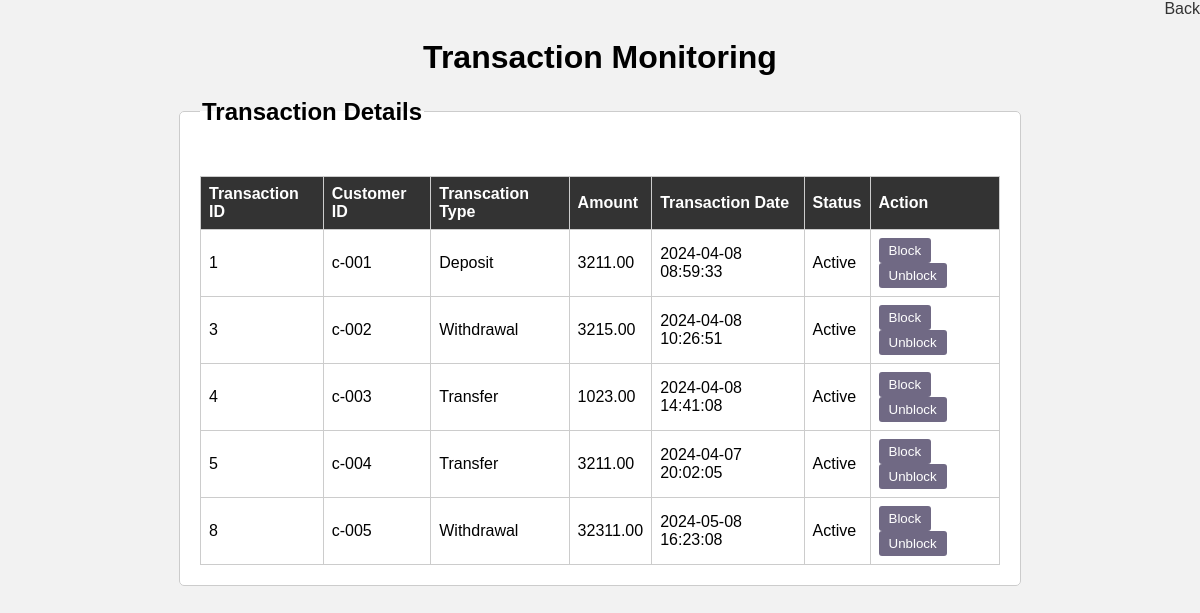
/View/transcation_monitoring.php (signed in), run on the app's committed database.
### tables this page shows
CREATE TABLE `transactions` (
  `transc_id` int(11) NOT NULL,
  `customer_id` varchar(6) NOT NULL,
  `transc_type` enum('Deposit','Withdrawal','Transfer','') DEFAULT NULL,
  `amount` decimal(10,2) DEFAULT NULL,
  `transaction_date` timestamp NOT NULL DEFAULT current_timestamp(),
  `status` enum('Active','Inactive') NOT NULL DEFAULT 'Inactive'
);

### model/user_model.php (called while the page is built, shortened)
<?php
function getAllTransactions() {
    $conn = getDatabaseConnection();
    $sql = "SELECT * FROM transactions";
    $result = mysqli_query($conn, $sql);
    $transactions = [];
    if ($result && mysqli_num_rows($result) > 0) {
        while ($row = mysqli_fetch_assoc($result)) {
            $transactions[] = $row;
        }
    }
    return $transactions;
}
?>

### View/transcation_monitoring.php (the view, shortened to what this page needs)
<!DOCTYPE html>
<html lang="en">
<head>
    <link rel="stylesheet" type="text/css" href="CSS/trans_monit.css">
</head>
<body>
<div align="right">
        <a href="user_dashboard.php">Back</a>
    </div>
    <h1>Transaction Monitoring</h1>
    <form action="../controller/trans_process.php" method="POST" novalidate>
        <fieldset>
            <legend>Transaction Details</legend>
            <table border="1">
                <thead>
                    <tr>
                        <th>Transaction ID</th>
                        <th>Customer ID</th>
                        <th>Transcation Type</th>
                        <th>Amount</th>
                        <th>Transaction Date</th>
                        <th>Status</th>
                        <th>Action</th>
                    </tr>
                </thead>
                <tbody>
                    <?php
                    require_once '../model/user_model.php';
                    $transactions = getAllTransactions();
                    foreach ($transactions as $transaction) {
                        ?>
                        <tr>
                            <td><?php echo $transaction['transc_id']; ?></td>
                            <td><?php echo $transaction['customer_id']; ?></td>
                            <td><?php echo $transaction['transc_type']; ?></td>
                            <td><?php echo $transaction['amount']; ?></td>
                            <td><?php echo $transaction['transaction_date']; ?></td>
                            <td><?php echo $transaction['status']; ?></td>
                            <td>
                                    <button type="submit" name="block" value="<?php echo $transaction['transc_id']; ?>">Block</button>
                                    <button type="submit" name="unblock" value="<?php echo $transaction['transc_id'];?>">Unblock</button>
                            </td>
                        </tr>
                        <?php
                    }
                    ?>
                </tbody>
            </table>
        </fieldset>
    </form>
</body>
</html>

### View/CSS/trans_monit.css (style rules this page uses)
body { font-family: Arial, sans-serif; background-color: #f2f2f2; margin: 0; padding: 0; }
a { text-decoration: none; color: #333; }
h1 { text-align: center; }
fieldset { border: none; padding: 20px; margin: 20px auto; max-width: 800px; background-color: #fff; border: 1px solid #ccc; border-radius: 5px; }
legend { font-size: 24px; font-weight: bold; margin-bottom: 10px; }
table { width: 100%; border-collapse: collapse; margin-top: 20px; }
th, td { border: 1px solid #ccc; padding: 8px; text-align: left; }
th { background-color: #333; color: #fff; }
button { background-color: #706984; color: #fff; padding: 5px 10px; border: none; border-radius: 3px; cursor: pointer; }

### data on the page
transactions: transc_id "1", customer "c-001", transc_type "Deposit", amount "3211.00", transaction_date "2024-04-08 08:59:33", status "Active"
transactions: transc_id "3", customer "c-002", transc_type "Withdrawal", amount "3215.00", transaction_date "2024-04-08 10:26:51", status "Active"
transactions: transc_id "4", customer "c-003", transc_type "Transfer", amount "1023.00", transaction_date "2024-04-08 14:41:08", status "Active"
transactions: transc_id "5", customer "c-004", transc_type "Transfer", amount "3211.00", transaction_date "2024-04-07 20:02:05", status "Active"
transactions: transc_id "8", customer "c-005", transc_type "Withdrawal", amount "32311.00", transaction_date "2024-05-08 16:23:08", status "Active"
